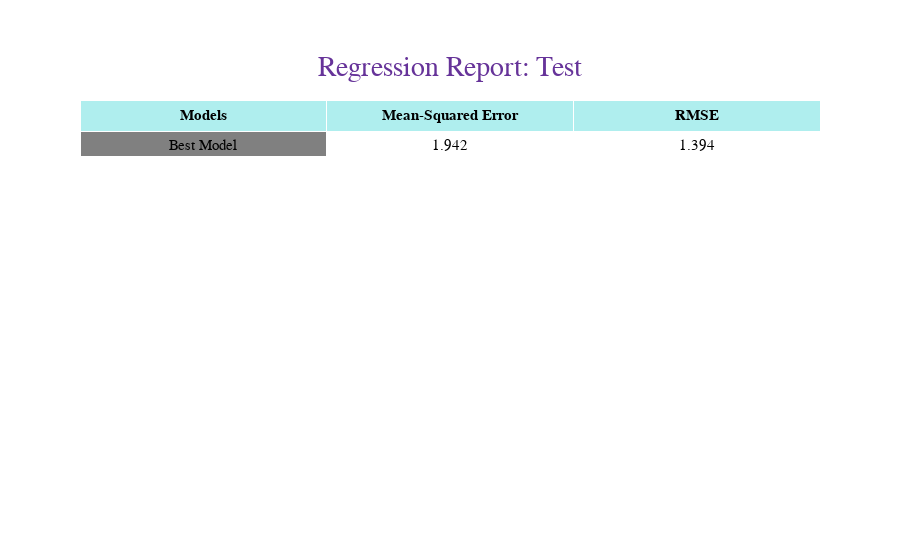
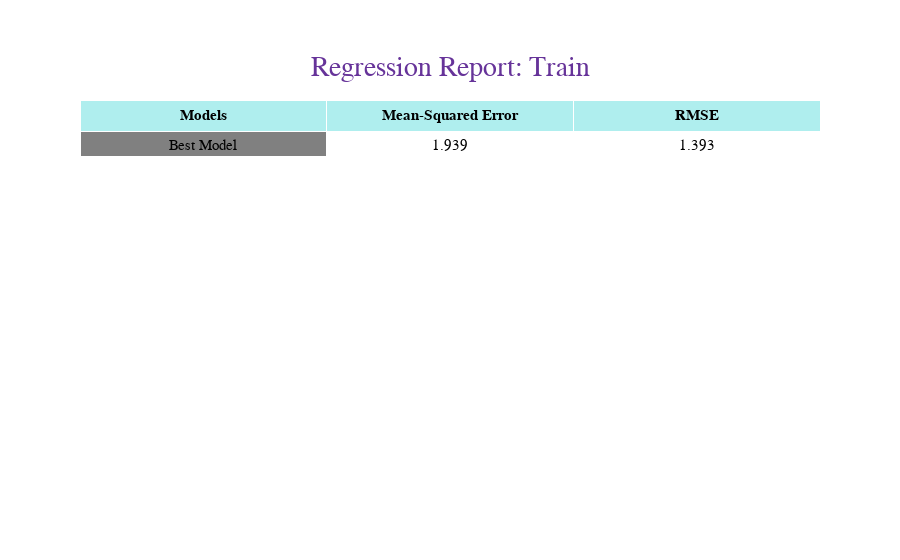

Notebook source saved alongside these figures, in order:
### Code cell
generate_regression_model_results(report_df=report_test_df, split="Test")
generate_regression_model_results(report_df=report_train_df, split="Train")

### Figure 1 — Plotly figure (JSON) as saved in the notebook; plotly's stock layout.template omitted (floating-point values rounded to 4 significant figures)
{"data": [{"cells": {"align": "center", "fill": {"color": ["grey", "white"]}, "font": {"color": "black", "size": 15}, "height": 25, "values": [["Best Model"], [1.942], [1.394]]}, "header": {"align": "center", "fill": {"color": "paleturquoise"}, "font": {"color": "black", "size": 15}, "values": ["<b>Models</b>", "<b>Mean-Squared Error</b>", "<b>RMSE</b>"]}, "type": "table"}], "layout": {"font": {"color": "RebeccaPurple", "family": "Courier New, monospace", "size": 20}, "title": {"text": "Regression Report: Test", "x": 0.5, "xanchor": "center", "y": 0.9, "yanchor": "top"}}}

### Figure 2 — Plotly figure (JSON) as saved in the notebook; plotly's stock layout.template omitted (floating-point values rounded to 4 significant figures)
{"data": [{"cells": {"align": "center", "fill": {"color": ["grey", "white"]}, "font": {"color": "black", "size": 15}, "height": 25, "values": [["Best Model"], [1.939], [1.393]]}, "header": {"align": "center", "fill": {"color": "paleturquoise"}, "font": {"color": "black", "size": 15}, "values": ["<b>Models</b>", "<b>Mean-Squared Error</b>", "<b>RMSE</b>"]}, "type": "table"}], "layout": {"font": {"color": "RebeccaPurple", "family": "Courier New, monospace", "size": 20}, "title": {"text": "Regression Report: Train", "x": 0.5, "xanchor": "center", "y": 0.9, "yanchor": "top"}}}
